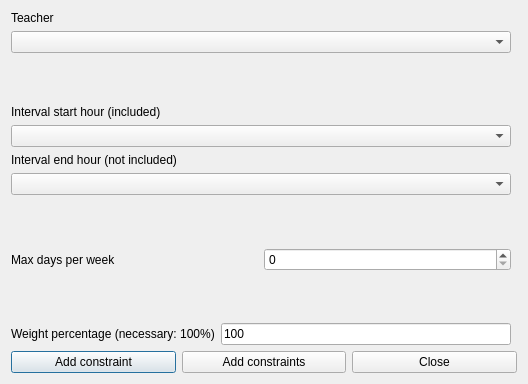
<?xml version="1.0" encoding="UTF-8"?>
<ui version="4.0">
 <class>AddConstraintTeacherIntervalMaxDaysPerWeekForm_template</class>
 <widget class="QDialog" name="AddConstraintTeacherIntervalMaxDaysPerWeekForm_template">
  <property name="geometry">
   <rect>
    <x>0</x>
    <y>0</y>
    <width>528</width>
    <height>384</height>
   </rect>
  </property>
  <property name="windowTitle">
   <string extracomment="This is the title of the dialog to add a new constraint of this type">Add teacher interval max days per week</string>
  </property>
  <layout class="QGridLayout">
   <item row="0" column="0">
    <layout class="QVBoxLayout">
     <item>
      <widget class="QLabel" name="teacherTextLabel">
       <property name="frameShape">
        <enum>QFrame::NoFrame</enum>
       </property>
       <property name="frameShadow">
        <enum>QFrame::Plain</enum>
       </property>
       <property name="text">
        <string>Teacher</string>
       </property>
       <property name="wordWrap">
        <bool>false</bool>
       </property>
      </widget>
     </item>
     <item>
      <widget class="QComboBox" name="teachersComboBox">
       <property name="editable">
        <bool>false</bool>
       </property>
       <property name="insertPolicy">
        <enum>QComboBox::NoInsert</enum>
       </property>
       <property name="duplicatesEnabled">
        <bool>false</bool>
       </property>
      </widget>
     </item>
    </layout>
   </item>
   <item row="8" column="0" colspan="2">
    <layout class="QHBoxLayout">
     <item>
      <widget class="QPushButton" name="addConstraintPushButton">
       <property name="text">
        <string>Add constraint</string>
       </property>
      </widget>
     </item>
     <item>
      <widget class="QPushButton" name="addConstraintsPushButton">
       <property name="text">
        <string>Add constraints</string>
       </property>
      </widget>
     </item>
     <item>
      <widget class="QPushButton" name="closePushButton">
       <property name="text">
        <string>Close</string>
       </property>
      </widget>
     </item>
    </layout>
   </item>
   <item row="7" column="0">
    <layout class="QHBoxLayout">
     <item>
      <widget class="QLabel" name="weightTextLabel">
       <property name="frameShape">
        <enum>QFrame::NoFrame</enum>
       </property>
       <property name="frameShadow">
        <enum>QFrame::Plain</enum>
       </property>
       <property name="text">
        <string>Weight percentage (necessary: 100%)</string>
       </property>
       <property name="wordWrap">
        <bool>false</bool>
       </property>
      </widget>
     </item>
     <item>
      <widget class="QLineEdit" name="weightLineEdit">
       <property name="text">
        <string notr="true">100</string>
       </property>
      </widget>
     </item>
    </layout>
   </item>
   <item row="6" column="0">
    <spacer name="spacer1">
     <property name="orientation">
      <enum>Qt::Vertical</enum>
     </property>
     <property name="sizeType">
      <enum>QSizePolicy::Expanding</enum>
     </property>
     <property name="sizeHint" stdset="0">
      <size>
       <width>20</width>
       <height>31</height>
      </size>
     </property>
    </spacer>
   </item>
   <item row="5" column="0">
    <layout class="QHBoxLayout">
     <item>
      <widget class="QLabel" name="maxDaysTextLabel">
       <property name="frameShape">
        <enum>QFrame::NoFrame</enum>
       </property>
       <property name="frameShadow">
        <enum>QFrame::Plain</enum>
       </property>
       <property name="text">
        <string>Max days per week</string>
       </property>
       <property name="wordWrap">
        <bool>false</bool>
       </property>
      </widget>
     </item>
     <item>
      <widget class="QSpinBox" name="maxDaysSpinBox"/>
     </item>
    </layout>
   </item>
   <item row="4" column="0">
    <spacer name="spacer1_2">
     <property name="orientation">
      <enum>Qt::Vertical</enum>
     </property>
     <property name="sizeType">
      <enum>QSizePolicy::Expanding</enum>
     </property>
     <property name="sizeHint" stdset="0">
      <size>
       <width>20</width>
       <height>31</height>
      </size>
     </property>
    </spacer>
   </item>
   <item row="3" column="0">
    <layout class="QVBoxLayout">
     <item>
      <widget class="QLabel" name="endTextLabel">
       <property name="frameShape">
        <enum>QFrame::NoFrame</enum>
       </property>
       <property name="frameShadow">
        <enum>QFrame::Plain</enum>
       </property>
       <property name="text">
        <string extracomment="This field refers to a constraint operating on a given hourly interval. The selected start hour of the interval is included (is counted) in the constraint, while the selected end hour of the interval is not included (is not counted) in the constraint.">Interval end hour (not included)</string>
       </property>
       <property name="wordWrap">
        <bool>false</bool>
       </property>
      </widget>
     </item>
     <item>
      <widget class="QComboBox" name="endHourComboBox">
       <property name="editable">
        <bool>false</bool>
       </property>
       <property name="insertPolicy">
        <enum>QComboBox::NoInsert</enum>
       </property>
       <property name="duplicatesEnabled">
        <bool>false</bool>
       </property>
      </widget>
     </item>
    </layout>
   </item>
   <item row="2" column="0">
    <layout class="QVBoxLayout">
     <item>
      <widget class="QLabel" name="startTextLabel">
       <property name="frameShape">
        <enum>QFrame::NoFrame</enum>
       </property>
       <property name="frameShadow">
        <enum>QFrame::Plain</enum>
       </property>
       <property name="text">
        <string extracomment="This field refers to a constraint operating on a given hourly interval. The selected start hour of the interval is included (is counted) in the constraint, while the selected end hour of the interval is not included (is not counted) in the constraint.">Interval start hour (included)</string>
       </property>
       <property name="wordWrap">
        <bool>false</bool>
       </property>
      </widget>
     </item>
     <item>
      <widget class="QComboBox" name="startHourComboBox">
       <property name="editable">
        <bool>false</bool>
       </property>
       <property name="insertPolicy">
        <enum>QComboBox::NoInsert</enum>
       </property>
       <property name="duplicatesEnabled">
        <bool>false</bool>
       </property>
      </widget>
     </item>
    </layout>
   </item>
   <item row="1" column="0">
    <spacer name="spacer1_3">
     <property name="orientation">
      <enum>Qt::Vertical</enum>
     </property>
     <property name="sizeType">
      <enum>QSizePolicy::Expanding</enum>
     </property>
     <property name="sizeHint" stdset="0">
      <size>
       <width>20</width>
       <height>31</height>
      </size>
     </property>
    </spacer>
   </item>
  </layout>
 </widget>
 <layoutdefault spacing="6" margin="11"/>
 <resources/>
 <connections/>
</ui>
